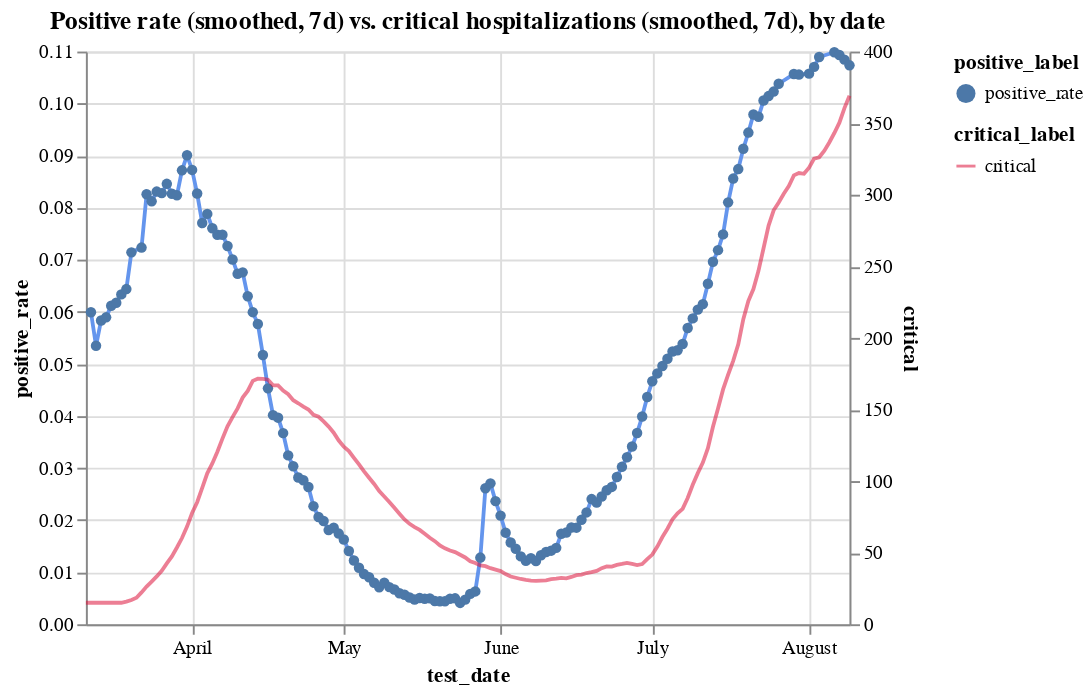

The notebook cell this image was saved under:
### Code cell
c1 = alt.Chart(hos_and_rate[hos_and_rate.positive_rate<0.115]
               .assign(positive_rate = lambda x: x.positive_rate.ewm(span=7).mean())
               .assign(positive_label ='positive_rate')).mark_line(color='cornflowerblue').encode(
    x='test_date',
    y='positive_rate',
    tooltip=['test_date', 'positive_rate'],
    shape='positive_label'
)
c2 = alt.Chart(hos_and_rate
               .assign(critical_label='critical')
               .assign(critical = lambda x: x.critical.ewm(span=7).mean())
              ).mark_line(color='crimson').encode(
    x='test_date',
    y='critical',
    tooltip=['test_date', 'critical'],
    opacity='critical_label'
)


alt.layer(c1, c2).resolve_scale(y='independent').properties(title='Positive rate (smoothed, 7d) vs. critical hospitalizations (smoothed, 7d), by date')

### Figure 1 — Vega-Lite specification as saved in the notebook (floating-point values rounded to 4 significant figures; data arrays with more than 128 entries replaced by an {"elided": "..."} marker saying what was removed)
{"config": {"view": {"continuousWidth": 400, "continuousHeight": 300}}, "layer": [{"data": {"name": "data-69f60f87f7335e0866bcc2088f8b7246"}, "mark": {"type": "line", "color": "cornflowerblue"}, "encoding": {"shape": {"type": "nominal", "field": "positive_label"}, "tooltip": [{"type": "temporal", "field": "test_date"}, {"type": "quantitative", "field": "positive_rate"}], "x": {"type": "temporal", "field": "test_date"}, "y": {"type": "quantitative", "field": "positive_rate"}}}, {"data": {"name": "data-30369f69b472a55eae4f82bae582ff6c"}, "mark": {"type": "line", "color": "crimson"}, "encoding": {"opacity": {"type": "nominal", "field": "critical_label"}, "tooltip": [{"type": "temporal", "field": "test_date"}, {"type": "quantitative", "field": "critical"}], "x": {"type": "temporal", "field": "test_date"}, "y": {"type": "quantitative", "field": "critical"}}}], "resolve": {"scale": {"y": "independent"}}, "title": "Positive rate (smoothed, 7d) vs. critical hospitalizations (smoothed, 7d), by date", "$schema": "https://vega.github.io/schema/vega-lite/v4.8.1.json", "datasets": {"data-69f60f87f7335e0866bcc2088f8b7246": {"elided": "145 records"}, "data-30369f69b472a55eae4f82bae582ff6c": {"elided": "152 records"}}}
